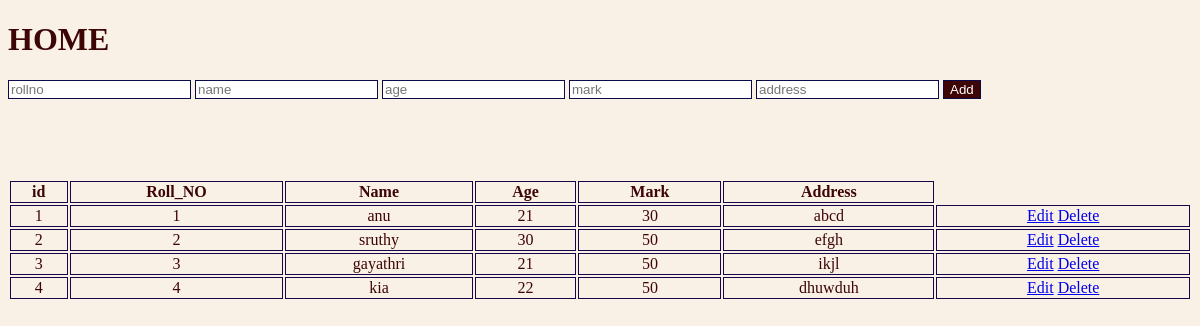
The page /home on the database its author committed.
### stud_mang/models.py (models this page shows, shortened)
class Student(models.Model):
    rollno=models.IntegerField()
    name=models.TextField()
    age=models.IntegerField()
    mark=models.IntegerField()
    address=models.TextField()

### stud_mang/views.py (the view)
# urls.py: path('home',views.home),
def home(req):
    if req.method=='POST':
        roll=req.POST['rollno']
        name=req.POST['name']
        age=req.POST['age']
        mark=req.POST['mark']
        address=req.POST['address']
        data=Student.objects.create(rollno=roll,name=name,age=age,mark=mark,address=address)
        data.save()
        return redirect(home)
    else:
        data=Student.objects.all()
        return render(req,'home.html',{'students':data})

### templates/home.html (shortened to what this page needs)
<!DOCTYPE html>
<html lang="en">
<head>
    {% load static %}
    <link rel="stylesheet" href="{% static 'style.css' %}">
</head>
<body>
    <h1>HOME</h1>
    <form action="" method="post">
        <input type="number" name="rollno" id="" placeholder="rollno">
        <input type="text" name="name" id="" placeholder="name">
        <input type="text" name="age" id="" placeholder="age">
        <input type="number" name="mark" id="" placeholder="mark">
        <input type="text" name="address" id="" placeholder="address">
        <input type="submit" value="Add" id="btn">
    </form>
    <table>
        <thead>
            <tr>
                <th>id</th>
                <th>Roll_NO</th>
                <th>Name</th>
                <th>Age</th>
                <th>Mark</th>
                <th>Address</th>
            </tr>
        </thead>
        <tbody>
            {% for std in students  %}
        <tr>
            <td>{{std.pk}}</td>
            <td>{{std.rollno}}</td>
            <td>{{std.name}}</td>
            <td>{{std.age}}</td>
            <td>{{std.mark}}</td>
            <td>{{std.address}}</td>
            <td>
                <a href="edit/{{std.pk}}">Edit</a>
                <a href="delete/{{std.rollno}}">Delete</a>
            </td>
        </tr>
        {% endfor %}
        </tbody>
    </table>
</body>
</html>

### static/style.css (style rules this page uses)
body { background-color: rgb(249, 241, 229); }
h1 { color: rgb(61, 5, 5); }
table { width: 100%; text-align: center; margin-top: 80px; }
th,td { border: 1px solid rgb(21, 6, 76); color: rgb(61, 5, 5); }
#btn { background-color: rgb(61, 5, 5); color: white; }
input { border: 1px solid rgb(11, 11, 75); }

### rows shown on the page
Student: pk "1", rollno "1", name "anu", age "21", mark "30", address "abcd"
Student: pk "2", rollno "2", name "sruthy", age "30", mark "50", address "efgh"
Student: pk "3", rollno "3", name "gayathri", age "21", mark "50", address "ikjl"
Student: pk "4", rollno "4", name "kia", age "22", mark "50", address "dhuwduh"
